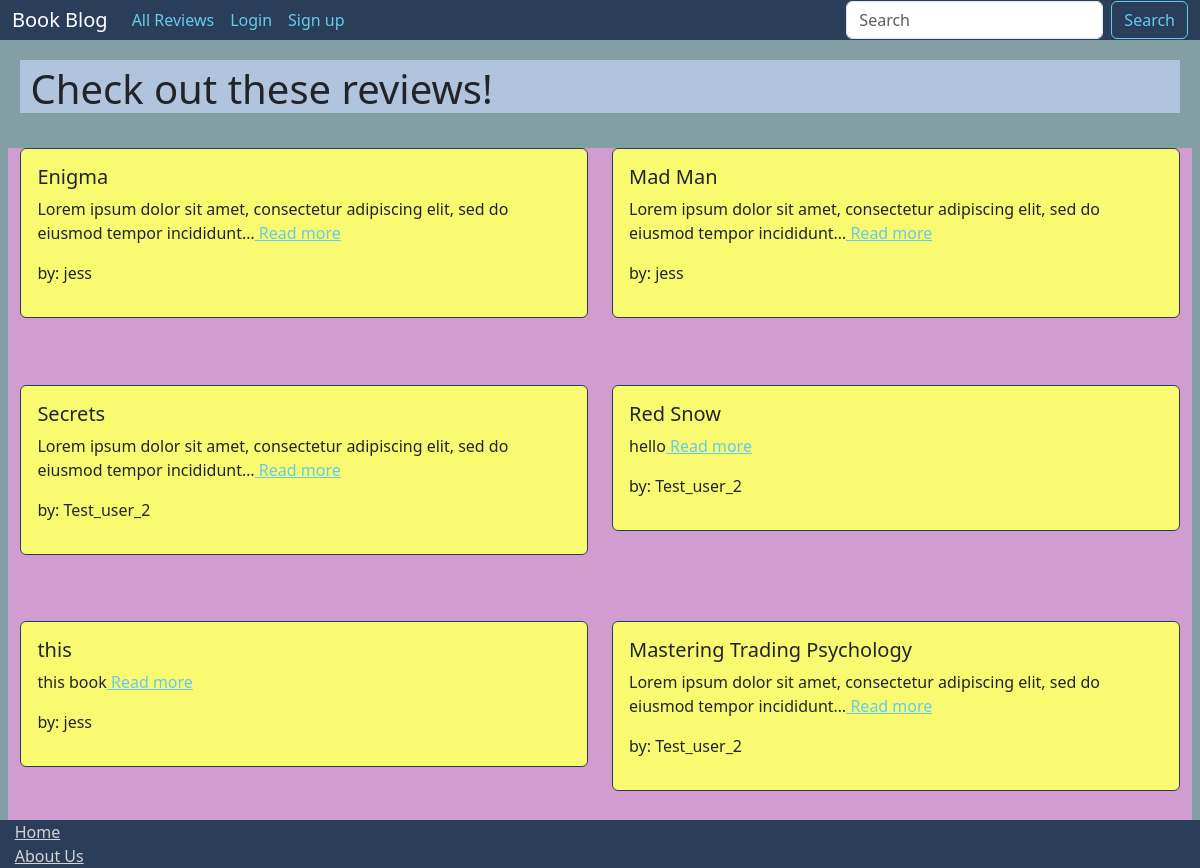
/posts/, run on the app's committed database.
### posts/models.py (models this page shows, shortened)
class Post(models.Model):
    book_title = models.CharField(max_length=128)
    book_author = models.CharField(max_length=128)
    body = models.TextField()
    post_author = models.ForeignKey(
        get_user_model(),
        on_delete=models.CASCADE)
    created_on = models.DateTimeField(auto_now_add=True)
    status = models.ForeignKey(
        Status,
        on_delete = models.CASCADE,
        null=True, default=None
    )

### accounts/models.py (models this page shows)
class CustomUser(AbstractUser):
    bio = models.TextField(blank=True)
    profile_image = models.ImageField(upload_to='profile_images/', blank=True)

### posts/views.py (the view, shortened to what this page needs)
# urls.py: path("", views.PostListView.as_view(), name ='list'),
class PostListView(ListView):
    template_name = "posts/lists.html"
    model = Post

### templates/posts/lists.html (shortened to what this page needs)
{% extends 'base.html' %}
{% load static %}
{% block content %}
<div class="h1_btnTrio">
    <div class="page_h1">
        <h1>Check out these reviews!</h1>
    </div>
</div>
<div class="row">
    {% for post in post_list %}
        <div class="col-sm-6 mb-3 mb-sm-0">
            <div class="card mb-5">
                <div class="card-body">
                    <h5 class="card-title">{{ post.book_title }}</h5>
                    <p class="card-text">{{ post.body | truncatechars:90 }}<a href="{% url 'details' post.pk %}"> Read more</a></p>
                    {% if post.post_author == request.user %}
                        <a href="{% url 'edit' post.pk %}" class="btn btn-primary">Edit</a>
                        {% else %}
                        <p> by: {{ post.post_author }}</p>
                    {% endif %}
                </div>
            </div>
        </div>
    {% endfor %}
</div>
{% endblock %}

### static/css/base.css (style rules this page uses)
.page_h1 { background-color: lightsteelblue; padding-left: 10px; padding-top: 5px; }
a { color: rgb(99, 203, 238) !important; }
.h1_btnTrio { background-color: lightgreen; margin-bottom: 3%; }
.row { background-color: rgb(209, 157, 209); min-height: calc(100vh - 90px) !important; height: calc(100vh - 90px) !important; }
.card.mb-5 { background-color: rgb(250, 250, 113)!important; border: 1.5px solid #2A3E59; }

### data on the page
Post: book_title "Enigma", body "Lorem ipsum dolor sit amet, consectetur adipiscing elit, sed do eiusmod tempor incididunt…", post_author "jess"
Post: book_title "Mad Man", body "Lorem ipsum dolor sit amet, consectetur adipiscing elit, sed do eiusmod tempor incididunt…", post_author "jess"
Post: book_title "Secrets", body "Lorem ipsum dolor sit amet, consectetur adipiscing elit, sed do eiusmod tempor incididunt…", post_author "Test_user_2"
Post: book_title "Red Snow", body "hello", post_author "Test_user_2"
Post: book_title "this", body "this book", post_author "jess"
Post: book_title "Mastering Trading Psychology", body "Lorem ipsum dolor sit amet, consectetur adipiscing elit, sed do eiusmod tempor incididunt…", post_author "Test_user_2"
